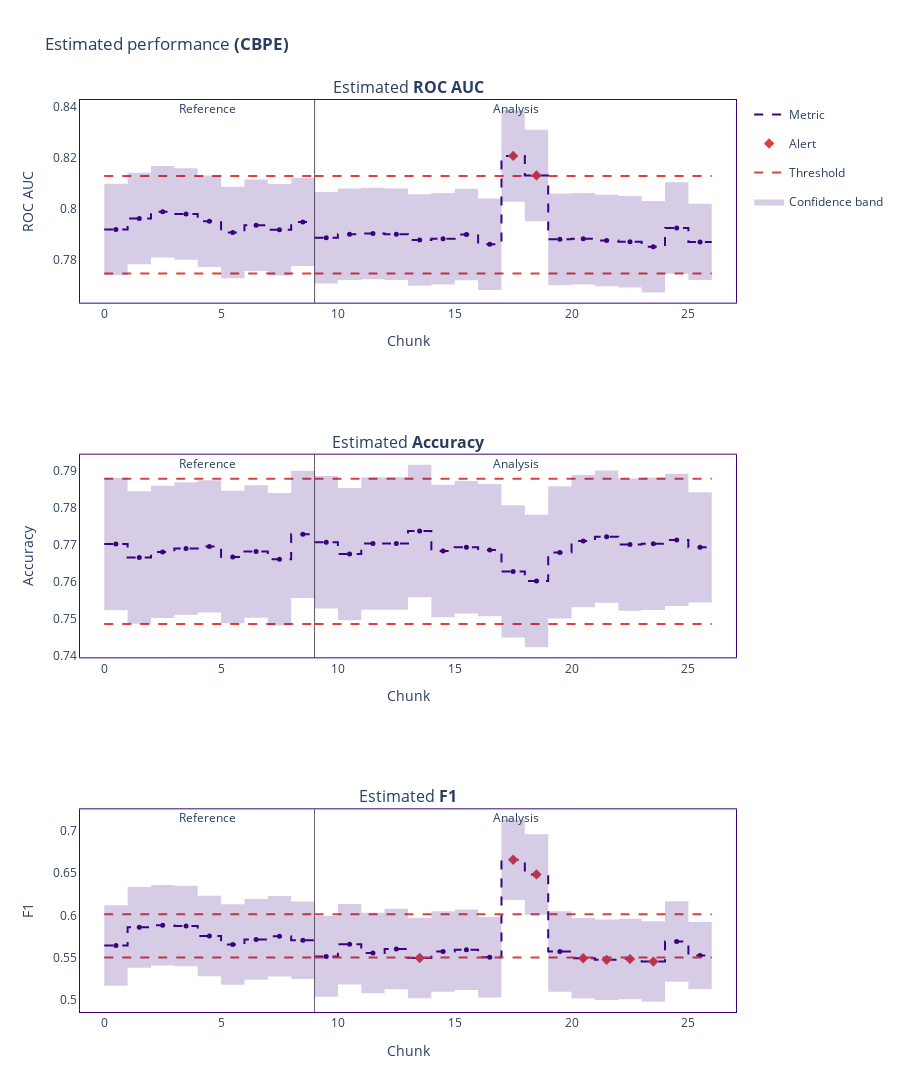

The notebook cell this image was saved under:
### Code cell
metric_fig = results_performance_estimation.plot()
metric_fig.show()

### Figure 1 — Plotly figure (JSON) as saved in the notebook; plotly's stock layout.template omitted (floating-point values rounded to 4 significant figures)
{"data": [{"hoverinfo": "skip", "legendgroup": "metric_reference", "line": {"color": "#3b0280", "dash": "dash", "shape": "hv", "width": 2}, "mode": "lines", "name": "Metric", "showlegend": true, "x": [0, 1, 2, 3, 4, 5, 6, 7, 8, 9], "y": [0.792, 0.7963, 0.7989, 0.798, 0.7952, 0.7908, 0.7937, 0.7919, 0.7949, 0.7949], "type": "scatter", "xaxis": "x", "yaxis": "y"}, {"customdata": [["Estimated <b>ROC AUC</b>", "<b style=\"color:#3b0280;line-height:60px\">Reference</b>", "", "[0:4999]", "Chunk index: <b>0</b>", 0.792, 0.0179], ["Estimated <b>ROC AUC</b>", "<b style=\"color:#3b0280;line-height:60px\">Reference</b>", "", "[5000:9999]", "Chunk index: <b>1</b>", 0.7963, 0.0179], ["Estimated <b>ROC AUC</b>", "<b style=\"color:#3b0280;line-height:60px\">Reference</b>", "", "[10000:14999]", "Chunk index: <b>2</b>", 0.7989, 0.0179], ["Estimated <b>ROC AUC</b>", "<b style=\"color:#3b0280;line-height:60px\">Reference</b>", "", "[15000:19999]", "Chunk index: <b>3</b>", 0.798, 0.0179], ["Estimated <b>ROC AUC</b>", "<b style=\"color:#3b0280;line-height:60px\">Reference</b>", "", "[20000:24999]", "Chunk index: <b>4</b>", 0.7952, 0.0179], ["Estimated <b>ROC AUC</b>", "<b style=\"color:#3b0280;line-height:60px\">Reference</b>", "", "[25000:29999]", "Chunk index: <b>5</b>", 0.7908, 0.0179], ["Estimated <b>ROC AUC</b>", "<b style=\"color:#3b0280;line-height:60px\">Reference</b>", "", "[30000:34999]", "Chunk index: <b>6</b>", 0.7937, 0.0179], ["Estimated <b>ROC AUC</b>", "<b style=\"color:#3b0280;line-height:60px\">Reference</b>", "", "[35000:39999]", "Chunk index: <b>7</b>", 0.7919, 0.0179], ["Estimated <b>ROC AUC</b>", "<b style=\"color:#3b0280;line-height:60px\">Reference</b>", "", "[40000:45404]", "Chunk index: <b>8</b>", 0.7949, 0.0172]], "hovertemplate": "%{customdata[1]} &nbsp; &nbsp; %{customdata[2]} <br />Chunk: <b>%{customdata[3]}</b> &nbsp; &nbsp; %{customdata[4]} <br />%{customdata[0]}: <b>%{customdata[5]}</b><br />Confidence band: +/- <b>%{customdata[6]}</b><br /><extra></extra>", "legendgroup": "metric_reference", "line": {"dash": "dash"}, "marker": {"color": "#3b0280", "size": 5, "symbol": "circle"}, "mode": "markers", "name": "Metric", "showlegend": false, "x": [0.5, 1.5, 2.5, 3.5, 4.5, 5.5, 6.5, 7.5, 8.5], "y": [0.792, 0.7963, 0.7989, 0.798, 0.7952, 0.7908, 0.7937, 0.7919, 0.7949, 0.7949], "type": "scatter", "xaxis": "x", "yaxis": "y"}, {"hoverinfo": "skip", "legendgroup": "metric_analysis", "line": {"color": "#3b0280", "dash": "dash", "shape": "hv", "width": 2}, "mode": "lines", "name": "Metric", "showlegend": false, "x": [9, 10, 11, 12, 13, 14, 15, 16, 17, 18, 19, 20, 21, 22, 23, 24, 25, 26], "y": [0.7888, 0.7901, 0.7905, 0.7902, 0.7879, 0.7884, 0.7901, 0.7862, 0.8207, 0.8131, 0.7881, 0.7884, 0.7877, 0.7872, 0.7852, 0.7926, 0.7872, 0.7872], "type": "scatter", "xaxis": "x", "yaxis": "y"}, {"customdata": [["Estimated <b>ROC AUC</b>", "<b style=\"color:#3b0280;line-height:60px\">Analysis</b>", "", "[0:4999]", "Chunk index: <b>0</b>", 0.7888, 0.0179], ["Estimated <b>ROC AUC</b>", "<b style=\"color:#3b0280;line-height:60px\">Analysis</b>", "", "[5000:9999]", "Chunk index: <b>1</b>", 0.7901, 0.0179], ["Estimated <b>ROC AUC</b>", "<b style=\"color:#3b0280;line-height:60px\">Analysis</b>", "", "[10000:14999]", "Chunk index: <b>2</b>", 0.7905, 0.0179], ["Estimated <b>ROC AUC</b>", "<b style=\"color:#3b0280;line-height:60px\">Analysis</b>", "", "[15000:19999]", "Chunk index: <b>3</b>", 0.7902, 0.0179], ["Estimated <b>ROC AUC</b>", "<b style=\"color:#3b0280;line-height:60px\">Analysis</b>", "", "[20000:24999]", "Chunk index: <b>4</b>", 0.7879, 0.0179], ["Estimated <b>ROC AUC</b>", "<b style=\"color:#3b0280;line-height:60px\">Analysis</b>", "", "[25000:29999]", "Chunk index: <b>5</b>", 0.7884, 0.0179], ["Estimated <b>ROC AUC</b>", "<b style=\"color:#3b0280;line-height:60px\">Analysis</b>", "", "[30000:34999]", "Chunk index: <b>6</b>", 0.7901, 0.0179], ["Estimated <b>ROC AUC</b>", "<b style=\"color:#3b0280;line-height:60px\">Analysis</b>", "", "[35000:39999]", "Chunk index: <b>7</b>", 0.7862, 0.0179], ["Estimated <b>ROC AUC</b>", "<b style=\"color:#3b0280;line-height:60px\">Analysis</b>", "<span style=\"color:#AD0000\">⚠ <b>Drift detected</b></span>", "[40000:44999]", "Chunk index: <b>8</b>", 0.8207, 0.0179], ["Estimated <b>ROC AUC</b>", "<b style=\"color:#3b0280;line-height:60px\">Analysis</b>", "<span style=\"color:#AD0000\">⚠ <b>Drift detected</b></span>", "[45000:49999]", "Chunk index: <b>9</b>", 0.8131, 0.0179], ["Estimated <b>ROC AUC</b>", "<b style=\"color:#3b0280;line-height:60px\">Analysis</b>", "", "[50000:54999]", "Chunk index: <b>10</b>", 0.7881, 0.0179], ["Estimated <b>ROC AUC</b>", "<b style=\"color:#3b0280;line-height:60px\">Analysis</b>", "", "[55000:59999]", "Chunk index: <b>11</b>", 0.7884, 0.0179], ["Estimated <b>ROC AUC</b>", "<b style=\"color:#3b0280;line-height:60px\">Analysis</b>", "", "[60000:64999]", "Chunk index: <b>12</b>", 0.7877, 0.0179], ["Estimated <b>ROC AUC</b>", "<b style=\"color:#3b0280;line-height:60px\">Analysis</b>", "", "[65000:69999]", "Chunk index: <b>13</b>", 0.7872, 0.0179], ["Estimated <b>ROC AUC</b>", "<b style=\"color:#3b0280;line-height:60px\">Analysis</b>", "", "[70000:74999]", "Chunk index: <b>14</b>", 0.7852, 0.0179], ["Estimated <b>ROC AUC</b>", "<b style=\"color:#3b0280;line-height:60px\">Analysis</b>", "", "[75000:79999]", "Chunk index: <b>15</b>", 0.7926, 0.0179], ["Estimated <b>ROC AUC</b>", "<b style=\"color:#3b0280;line-height:60px\">Analysis</b>", "", "[80000:87204]", "Chunk index: <b>16</b>", 0.7872, 0.0149]], "hovertemplate": "%{customdata[1]} &nbsp; &nbsp; %{customdata[2]} <br />Chunk: <b>%{customdata[3]}</b> &nbsp; &nbsp; %{customdata[4]} <br />%{customdata[0]}: <b>%{customdata[5]}</b><br />Confidence band: +/- <b>%{customdata[6]}</b><br /><extra></extra>", "legendgroup": "metric_analysis", "line": {"dash": "dash"}, "marker": {"color": "#3b0280", "size": 5, "symbol": "circle"}, "mode": "markers", "name": "Metric", "showlegend": false, "x": [9.5, 10.5, 11.5, 12.5, 13.5, 14.5, 15.5, 16.5, 17.5, 18.5, 19.5, 20.5, 21.5, 22.5, 23.5, 24.5, 25.5], "y": [0.7888, 0.7901, 0.7905, 0.7902, 0.7879, 0.7884, 0.7901, 0.7862, 0.8207, 0.8131, 0.7881, 0.7884, 0.7877, 0.7872, 0.7852, 0.7926, 0.7872, 0.7872], "type": "scatter", "xaxis": "x", "yaxis": "y"}, {"hoverinfo": "skip", "legendgroup": "alert", "marker": {"color": "#DD4040", "size": 8, "symbol": "diamond"}, "mode": "markers", "name": "Alert", "showlegend": true, "x": [17.5, 18.5], "y": [0.8207, 0.8131], "type": "scatter", "xaxis": "x", "yaxis": "y"}, {"hoverinfo": "skip", "legendgroup": "thresh", "line": {"color": "#DD4040", "dash": "dash", "width": 2}, "mode": "lines", "name": "Threshold", "showlegend": true, "x": [0, 1, 2, 3, 4, 5, 6, 7, 8, 9], "y": [0.8129, 0.8129, 0.8129, 0.8129, 0.8129, 0.8129, 0.8129, 0.8129, 0.8129, 0.8129], "type": "scatter", "xaxis": "x", "yaxis": "y"}, {"hoverinfo": "skip", "legendgroup": "thresh", "line": {"color": "#DD4040", "dash": "dash", "width": 2}, "mode": "lines", "name": "Threshold", "showlegend": false, "x": [0, 1, 2, 3, 4, 5, 6, 7, 8, 9], "y": [0.7748, 0.7748, 0.7748, 0.7748, 0.7748, 0.7748, 0.7748, 0.7748, 0.7748, 0.7748], "type": "scatter", "xaxis": "x", "yaxis": "y"}, {"hoverinfo": "skip", "legendgroup": "thresh", "line": {"color": "#DD4040", "dash": "dash", "width": 2}, "mode": "lines", "name": "Threshold", "showlegend": false, "x": [9, 10, 11, 12, 13, 14, 15, 16, 17, 18, 19, 20, 21, 22, 23, 24, 25, 26], "y": [0.8129, 0.8129, 0.8129, 0.8129, 0.8129, 0.8129, 0.8129, 0.8129, 0.8129, 0.8129, 0.8129, 0.8129, 0.8129, 0.8129, 0.8129, 0.8129, 0.8129, 0.8129], "type": "scatter", "xaxis": "x", "yaxis": "y"}, {"hoverinfo": "skip", "legendgroup": "thresh", "line": {"color": "#DD4040", "dash": "dash", "width": 2}, "mode": "lines", "name": "Threshold", "showlegend": false, "x": [9, 10, 11, 12, 13, 14, 15, 16, 17, 18, 19, 20, 21, 22, 23, 24, 25, 26], "y": [0.7748, 0.7748, 0.7748, 0.7748, 0.7748, 0.7748, 0.7748, 0.7748, 0.7748, 0.7748, 0.7748, 0.7748, 0.7748, 0.7748, 0.7748, 0.7748, 0.7748, 0.7748], "type": "scatter", "xaxis": "x", "yaxis": "y"}, {"hoverinfo": "skip", "line": {"color": "rgba(0,0,0,0)", "shape": "hv"}, "mode": "lines", "name": "Confidence band", "showlegend": false, "x": [0, 1, 2, 3, 4, 5, 6, 7, 8, 9], "y": [0.8098, 0.8142, 0.8167, 0.8159, 0.8131, 0.8086, 0.8116, 0.8098, 0.8121, 0.8121], "type": "scatter", "xaxis": "x", "yaxis": "y"}, {"fill": "tonexty", "fillcolor": "rgba(0.23137254901960785, 0.00784313725490196, 0.5019607843137255, 0.2)", "hoverinfo": "skip", "line": {"color": "rgba(0,0,0,0)", "shape": "hv"}, "mode": "lines", "name": "Confidence band", "showlegend": true, "x": [0, 1, 2, 3, 4, 5, 6, 7, 8, 9], "y": [0.7741, 0.7784, 0.781, 0.7802, 0.7773, 0.7729, 0.7758, 0.7741, 0.7778, 0.7778], "type": "scatter", "xaxis": "x", "yaxis": "y"}, {"hoverinfo": "skip", "line": {"color": "rgba(0,0,0,0)", "shape": "hv"}, "mode": "lines", "name": "Confidence band", "showlegend": false, "x": [9, 10, 11, 12, 13, 14, 15, 16, 17, 18, 19, 20, 21, 22, 23, 24, 25, 26], "y": [0.8067, 0.808, 0.8083, 0.808, 0.8058, 0.8063, 0.8079, 0.8041, 0.8386, 0.831, 0.806, 0.8062, 0.8056, 0.805, 0.8031, 0.8105, 0.802, 0.802], "type": "scatter", "xaxis": "x", "yaxis": "y"}, {"fill": "tonexty", "fillcolor": "rgba(0.23137254901960785, 0.00784313725490196, 0.5019607843137255, 0.2)", "hoverinfo": "skip", "line": {"color": "rgba(0,0,0,0)", "shape": "hv"}, "mode": "lines", "name": "Confidence band", "showlegend": false, "x": [9, 10, 11, 12, 13, 14, 15, 16, 17, 18, 19, 20, 21, 22, 23, 24, 25, 26], "y": [0.7709, 0.7722, 0.7726, 0.7723, 0.7701, 0.7706, 0.7722, 0.7684, 0.8029, 0.7952, 0.7703, 0.7705, 0.7699, 0.7693, 0.7674, 0.7748, 0.7723, 0.7723], "type": "scatter", "xaxis": "x", "yaxis": "y"}, {"hoverinfo": "skip", "legendgroup": "metric_reference", "line": {"color": "#3b0280", "dash": "dash", "shape": "hv", "width": 2}, "mode": "lines", "name": "Metric", "showlegend": false, "x": [0, 1, 2, 3, 4, 5, 6, 7, 8, 9], "y": [0.7702, 0.7666, 0.7681, 0.769, 0.7696, 0.7667, 0.7682, 0.7661, 0.7728, 0.7728], "type": "scatter", "xaxis": "x2", "yaxis": "y2"}, {"customdata": [["Estimated <b>Accuracy</b>", "<b style=\"color:#3b0280;line-height:60px\">Reference</b>", "", "[0:4999]", "Chunk index: <b>0</b>", 0.7702, 0.0179], ["Estimated <b>Accuracy</b>", "<b style=\"color:#3b0280;line-height:60px\">Reference</b>", "", "[5000:9999]", "Chunk index: <b>1</b>", 0.7666, 0.0179], ["Estimated <b>Accuracy</b>", "<b style=\"color:#3b0280;line-height:60px\">Reference</b>", "", "[10000:14999]", "Chunk index: <b>2</b>", 0.7681, 0.0179], ["Estimated <b>Accuracy</b>", "<b style=\"color:#3b0280;line-height:60px\">Reference</b>", "", "[15000:19999]", "Chunk index: <b>3</b>", 0.769, 0.0179], ["Estimated <b>Accuracy</b>", "<b style=\"color:#3b0280;line-height:60px\">Reference</b>", "", "[20000:24999]", "Chunk index: <b>4</b>", 0.7696, 0.0179], ["Estimated <b>Accuracy</b>", "<b style=\"color:#3b0280;line-height:60px\">Reference</b>", "", "[25000:29999]", "Chunk index: <b>5</b>", 0.7667, 0.0179], ["Estimated <b>Accuracy</b>", "<b style=\"color:#3b0280;line-height:60px\">Reference</b>", "", "[30000:34999]", "Chunk index: <b>6</b>", 0.7682, 0.0179], ["Estimated <b>Accuracy</b>", "<b style=\"color:#3b0280;line-height:60px\">Reference</b>", "", "[35000:39999]", "Chunk index: <b>7</b>", 0.7661, 0.0179], ["Estimated <b>Accuracy</b>", "<b style=\"color:#3b0280;line-height:60px\">Reference</b>", "", "[40000:45404]", "Chunk index: <b>8</b>", 0.7728, 0.0172]], "hovertemplate": "%{customdata[1]} &nbsp; &nbsp; %{customdata[2]} <br />Chunk: <b>%{customdata[3]}</b> &nbsp; &nbsp; %{customdata[4]} <br />%{customdata[0]}: <b>%{customdata[5]}</b><br />Confidence band: +/- <b>%{customdata[6]}</b><br /><extra></extra>", "legendgroup": "metric_reference", "line": {"dash": "dash"}, "marker": {"color": "#3b0280", "size": 5, "symbol": "circle"}, "mode": "markers", "name": "Metric", "showlegend": false, "x": [0.5, 1.5, 2.5, 3.5, 4.5, 5.5, 6.5, 7.5, 8.5], "y": [0.7702, 0.7666, 0.7681, 0.769, 0.7696, 0.7667, 0.7682, 0.7661, 0.7728, 0.7728], "type": "scatter", "xaxis": "x2", "yaxis": "y2"}, {"hoverinfo": "skip", "legendgroup": "metric_analysis", "line": {"color": "#3b0280", "dash": "dash", "shape": "hv", "width": 2}, "mode": "lines", "name": "Metric", "showlegend": false, "x": [9, 10, 11, 12, 13, 14, 15, 16, 17, 18, 19, 20, 21, 22, 23, 24, 25, 26], "y": [0.7707, 0.7675, 0.7704, 0.7704, 0.7738, 0.7684, 0.7694, 0.7686, 0.7628, 0.7602, 0.768, 0.771, 0.7722, 0.7701, 0.7703, 0.7714, 0.7694, 0.7694], "type": "scatter", "xaxis": "x2", "yaxis": "y2"}, {"customdata": [["Estimated <b>Accuracy</b>", "<b style=\"color:#3b0280;line-height:60px\">Analysis</b>", "", "[0:4999]", "Chunk index: <b>0</b>", 0.7707, 0.0179], ["Estimated <b>Accuracy</b>", "<b style=\"color:#3b0280;line-height:60px\">Analysis</b>", "", "[5000:9999]", "Chunk index: <b>1</b>", 0.7675, 0.0179], ["Estimated <b>Accuracy</b>", "<b style=\"color:#3b0280;line-height:60px\">Analysis</b>", "", "[10000:14999]", "Chunk index: <b>2</b>", 0.7704, 0.0179], ["Estimated <b>Accuracy</b>", "<b style=\"color:#3b0280;line-height:60px\">Analysis</b>", "", "[15000:19999]", "Chunk index: <b>3</b>", 0.7704, 0.0179], ["Estimated <b>Accuracy</b>", "<b style=\"color:#3b0280;line-height:60px\">Analysis</b>", "", "[20000:24999]", "Chunk index: <b>4</b>", 0.7738, 0.0179], ["Estimated <b>Accuracy</b>", "<b style=\"color:#3b0280;line-height:60px\">Analysis</b>", "", "[25000:29999]", "Chunk index: <b>5</b>", 0.7684, 0.0179], ["Estimated <b>Accuracy</b>", "<b style=\"color:#3b0280;line-height:60px\">Analysis</b>", "", "[30000:34999]", "Chunk index: <b>6</b>", 0.7694, 0.0179], ["Estimated <b>Accuracy</b>", "<b style=\"color:#3b0280;line-height:60px\">Analysis</b>", "", "[35000:39999]", "Chunk index: <b>7</b>", 0.7686, 0.0179], ["Estimated <b>Accuracy</b>", "<b style=\"color:#3b0280;line-height:60px\">Analysis</b>", "", "[40000:44999]", "Chunk index: <b>8</b>", 0.7628, 0.0179], ["Estimated <b>Accuracy</b>", "<b style=\"color:#3b0280;line-height:60px\">Analysis</b>", "", "[45000:49999]", "Chunk index: <b>9</b>", 0.7602, 0.0179], ["Estimated <b>Accuracy</b>", "<b style=\"color:#3b0280;line-height:60px\">Analysis</b>", "", "[50000:54999]", "Chunk index: <b>10</b>", 0.768, 0.0179], ["Estimated <b>Accuracy</b>", "<b style=\"color:#3b0280;line-height:60px\">Analysis</b>", "", "[55000:59999]", "Chunk index: <b>11</b>", 0.771, 0.0179], ["Estimated <b>Accuracy</b>", "<b style=\"color:#3b0280;line-height:60px\">Analysis</b>", "", "[60000:64999]", "Chunk index: <b>12</b>", 0.7722, 0.0179], ["Estimated <b>Accuracy</b>", "<b style=\"color:#3b0280;line-height:60px\">Analysis</b>", "", "[65000:69999]", "Chunk index: <b>13</b>", 0.7701, 0.0179], ["Estimated <b>Accuracy</b>", "<b style=\"color:#3b0280;line-height:60px\">Analysis</b>", "", "[70000:74999]", "Chunk index: <b>14</b>", 0.7703, 0.0179], ["Estimated <b>Accuracy</b>", "<b style=\"color:#3b0280;line-height:60px\">Analysis</b>", "", "[75000:79999]", "Chunk index: <b>15</b>", 0.7714, 0.0179], ["Estimated <b>Accuracy</b>", "<b style=\"color:#3b0280;line-height:60px\">Analysis</b>", "", "[80000:87204]", "Chunk index: <b>16</b>", 0.7694, 0.0149]], "hovertemplate": "%{customdata[1]} &nbsp; &nbsp; %{customdata[2]} <br />Chunk: <b>%{customdata[3]}</b> &nbsp; &nbsp; %{customdata[4]} <br />%{customdata[0]}: <b>%{customdata[5]}</b><br />Confidence band: +/- <b>%{customdata[6]}</b><br /><extra></extra>", "legendgroup": "metric_analysis", "line": {"dash": "dash"}, "marker": {"color": "#3b0280", "size": 5, "symbol": "circle"}, "mode": "markers", "name": "Metric", "showlegend": false, "x": [9.5, 10.5, 11.5, 12.5, 13.5, 14.5, 15.5, 16.5, 17.5, 18.5, 19.5, 20.5, 21.5, 22.5, 23.5, 24.5, 25.5], "y": [0.7707, 0.7675, 0.7704, 0.7704, 0.7738, 0.7684, 0.7694, 0.7686, 0.7628, 0.7602, 0.768, 0.771, 0.7722, 0.7701, 0.7703, 0.7714, 0.7694, 0.7694], "type": "scatter", "xaxis": "x2", "yaxis": "y2"}, {"hoverinfo": "skip", "legendgroup": "alert", "marker": {"color": "#DD4040", "size": 8, "symbol": "diamond"}, "mode": "markers", "name": "Alert", "showlegend": false, "x": [], "y": [], "type": "scatter", "xaxis": "x2", "yaxis": "y2"}, {"hoverinfo": "skip", "legendgroup": "thresh", "line": {"color": "#DD4040", "dash": "dash", "width": 2}, "mode": "lines", "name": "Threshold", "showlegend": false, "x": [0, 1, 2, 3, 4, 5, 6, 7, 8, 9], "y": [0.7879, 0.7879, 0.7879, 0.7879, 0.7879, 0.7879, 0.7879, 0.7879, 0.7879, 0.7879], "type": "scatter", "xaxis": "x2", "yaxis": "y2"}, {"hoverinfo": "skip", "legendgroup": "thresh", "line": {"color": "#DD4040", "dash": "dash", "width": 2}, "mode": "lines", "name": "Threshold", "showlegend": false, "x": [0, 1, 2, 3, 4, 5, 6, 7, 8, 9], "y": [0.7486, 0.7486, 0.7486, 0.7486, 0.7486, 0.7486, 0.7486, 0.7486, 0.7486, 0.7486], "type": "scatter", "xaxis": "x2", "yaxis": "y2"}, {"hoverinfo": "skip", "legendgroup": "thresh", "line": {"color": "#DD4040", "dash": "dash", "width": 2}, "mode": "lines", "name": "Threshold", "showlegend": false, "x": [9, 10, 11, 12, 13, 14, 15, 16, 17, 18, 19, 20, 21, 22, 23, 24, 25, 26], "y": [0.7879, 0.7879, 0.7879, 0.7879, 0.7879, 0.7879, 0.7879, 0.7879, 0.7879, 0.7879, 0.7879, 0.7879, 0.7879, 0.7879, 0.7879, 0.7879, 0.7879, 0.7879], "type": "scatter", "xaxis": "x2", "yaxis": "y2"}, {"hoverinfo": "skip", "legendgroup": "thresh", "line": {"color": "#DD4040", "dash": "dash", "width": 2}, "mode": "lines", "name": "Threshold", "showlegend": false, "x": [9, 10, 11, 12, 13, 14, 15, 16, 17, 18, 19, 20, 21, 22, 23, 24, 25, 26], "y": [0.7486, 0.7486, 0.7486, 0.7486, 0.7486, 0.7486, 0.7486, 0.7486, 0.7486, 0.7486, 0.7486, 0.7486, 0.7486, 0.7486, 0.7486, 0.7486, 0.7486, 0.7486], "type": "scatter", "xaxis": "x2", "yaxis": "y2"}, {"hoverinfo": "skip", "line": {"color": "rgba(0,0,0,0)", "shape": "hv"}, "mode": "lines", "name": "Confidence band", "showlegend": false, "x": [0, 1, 2, 3, 4, 5, 6, 7, 8, 9], "y": [0.7881, 0.7845, 0.786, 0.7869, 0.7875, 0.7846, 0.7861, 0.784, 0.7901, 0.7901], "type": "scatter", "xaxis": "x2", "yaxis": "y2"}, {"fill": "tonexty", "fillcolor": "rgba(0.23137254901960785, 0.00784313725490196, 0.5019607843137255, 0.2)", "hoverinfo": "skip", "line": {"color": "rgba(0,0,0,0)", "shape": "hv"}, "mode": "lines", "name": "Confidence band", "showlegend": false, "x": [0, 1, 2, 3, 4, 5, 6, 7, 8, 9], "y": [0.7523, 0.7487, 0.7502, 0.7511, 0.7517, 0.7488, 0.7503, 0.7482, 0.7556, 0.7556], "type": "scatter", "xaxis": "x2", "yaxis": "y2"}, {"hoverinfo": "skip", "line": {"color": "rgba(0,0,0,0)", "shape": "hv"}, "mode": "lines", "name": "Confidence band", "showlegend": false, "x": [9, 10, 11, 12, 13, 14, 15, 16, 17, 18, 19, 20, 21, 22, 23, 24, 25, 26], "y": [0.7886, 0.7854, 0.7883, 0.7883, 0.7917, 0.7863, 0.7873, 0.7865, 0.7807, 0.7781, 0.7859, 0.7889, 0.7901, 0.788, 0.7882, 0.7893, 0.7843, 0.7843], "type": "scatter", "xaxis": "x2", "yaxis": "y2"}, {"fill": "tonexty", "fillcolor": "rgba(0.23137254901960785, 0.00784313725490196, 0.5019607843137255, 0.2)", "hoverinfo": "skip", "line": {"color": "rgba(0,0,0,0)", "shape": "hv"}, "mode": "lines", "name": "Confidence band", "showlegend": false, "x": [9, 10, 11, 12, 13, 14, 15, 16, 17, 18, 19, 20, 21, 22, 23, 24, 25, 26], "y": [0.7528, 0.7496, 0.7525, 0.7525, 0.7559, 0.7505, 0.7515, 0.7507, 0.7449, 0.7423, 0.7501, 0.7531, 0.7543, 0.7522, 0.7524, 0.7535, 0.7544, 0.7544], "type": "scatter", "xaxis": "x2", "yaxis": "y2"}, {"hoverinfo": "skip", "legendgroup": "metric_reference", "line": {"color": "#3b0280", "dash": "dash", "shape": "hv", "width": 2}, "mode": "lines", "name": "Metric", "showlegend": false, "x": [0, 1, 2, 3, 4, 5, 6, 7, 8, 9], "y": [0.5643, 0.5858, 0.5882, 0.5874, 0.5756, 0.5656, 0.5716, 0.5752, 0.5705, 0.5705], "type": "scatter", "xaxis": "x3", "yaxis": "y3"}, {"customdata": [["Estimated <b>F1</b>", "<b style=\"color:#3b0280;line-height:60px\">Reference</b>", "", "[0:4999]", "Chunk index: <b>0</b>", 0.5643, 0.0476], ["Estimated <b>F1</b>", "<b style=\"color:#3b0280;line-height:60px\">Reference</b>", "", "[5000:9999]", "Chunk index: <b>1</b>", 0.5858, 0.0476], ["Estimated <b>F1</b>", "<b style=\"color:#3b0280;line-height:60px\">Reference</b>", "", "[10000:14999]", "Chunk index: <b>2</b>", 0.5882, 0.0476], ["Estimated <b>F1</b>", "<b style=\"color:#3b0280;line-height:60px\">Reference</b>", "", "[15000:19999]", "Chunk index: <b>3</b>", 0.5874, 0.0476], ["Estimated <b>F1</b>", "<b style=\"color:#3b0280;line-height:60px\">Reference</b>", "", "[20000:24999]", "Chunk index: <b>4</b>", 0.5756, 0.0476], ["Estimated <b>F1</b>", "<b style=\"color:#3b0280;line-height:60px\">Reference</b>", "", "[25000:29999]", "Chunk index: <b>5</b>", 0.5656, 0.0476], ["Estimated <b>F1</b>", "<b style=\"color:#3b0280;line-height:60px\">Reference</b>", "", "[30000:34999]", "Chunk index: <b>6</b>", 0.5716, 0.0476], ["Estimated <b>F1</b>", "<b style=\"color:#3b0280;line-height:60px\">Reference</b>", "", "[35000:39999]", "Chunk index: <b>7</b>", 0.5752, 0.0476], ["Estimated <b>F1</b>", "<b style=\"color:#3b0280;line-height:60px\">Reference</b>", "", "[40000:45404]", "Chunk index: <b>8</b>", 0.5705, 0.0457]], "hovertemplate": "%{customdata[1]} &nbsp; &nbsp; %{customdata[2]} <br />Chunk: <b>%{customdata[3]}</b> &nbsp; &nbsp; %{customdata[4]} <br />%{customdata[0]}: <b>%{customdata[5]}</b><br />Confidence band: +/- <b>%{customdata[6]}</b><br /><extra></extra>", "legendgroup": "metric_reference", "line": {"dash": "dash"}, "marker": {"color": "#3b0280", "size": 5, "symbol": "circle"}, "mode": "markers", "name": "Metric", "showlegend": false, "x": [0.5, 1.5, 2.5, 3.5, 4.5, 5.5, 6.5, 7.5, 8.5], "y": [0.5643, 0.5858, 0.5882, 0.5874, 0.5756, 0.5656, 0.5716, 0.5752, 0.5705, 0.5705], "type": "scatter", "xaxis": "x3", "yaxis": "y3"}, {"hoverinfo": "skip", "legendgroup": "metric_analysis", "line": {"color": "#3b0280", "dash": "dash", "shape": "hv", "width": 2}, "mode": "lines", "name": "Metric", "showlegend": false, "x": [9, 10, 11, 12, 13, 14, 15, 16, 17, 18, 19, 20, 21, 22, 23, 24, 25, 26], "y": [0.5515, 0.5658, 0.5554, 0.5601, 0.5496, 0.5572, 0.5593, 0.5505, 0.6656, 0.6483, 0.5573, 0.5492, 0.5474, 0.5483, 0.5454, 0.569, 0.5525, 0.5525], "type": "scatter", "xaxis": "x3", "yaxis": "y3"}, {"customdata": [["Estimated <b>F1</b>", "<b style=\"color:#3b0280;line-height:60px\">Analysis</b>", "", "[0:4999]", "Chunk index: <b>0</b>", 0.5515, 0.0476], ["Estimated <b>F1</b>", "<b style=\"color:#3b0280;line-height:60px\">Analysis</b>", "", "[5000:9999]", "Chunk index: <b>1</b>", 0.5658, 0.0476], ["Estimated <b>F1</b>", "<b style=\"color:#3b0280;line-height:60px\">Analysis</b>", "", "[10000:14999]", "Chunk index: <b>2</b>", 0.5554, 0.0476], ["Estimated <b>F1</b>", "<b style=\"color:#3b0280;line-height:60px\">Analysis</b>", "", "[15000:19999]", "Chunk index: <b>3</b>", 0.5601, 0.0476], ["Estimated <b>F1</b>", "<b style=\"color:#3b0280;line-height:60px\">Analysis</b>", "<span style=\"color:#AD0000\">⚠ <b>Drift detected</b></span>", "[20000:24999]", "Chunk index: <b>4</b>", 0.5496, 0.0476], ["Estimated <b>F1</b>", "<b style=\"color:#3b0280;line-height:60px\">Analysis</b>", "", "[25000:29999]", "Chunk index: <b>5</b>", 0.5572, 0.0476], ["Estimated <b>F1</b>", "<b style=\"color:#3b0280;line-height:60px\">Analysis</b>", "", "[30000:34999]", "Chunk index: <b>6</b>", 0.5593, 0.0476], ["Estimated <b>F1</b>", "<b style=\"color:#3b0280;line-height:60px\">Analysis</b>", "", "[35000:39999]", "Chunk index: <b>7</b>", 0.5505, 0.0476], ["Estimated <b>F1</b>", "<b style=\"color:#3b0280;line-height:60px\">Analysis</b>", "<span style=\"color:#AD0000\">⚠ <b>Drift detected</b></span>", "[40000:44999]", "Chunk index: <b>8</b>", 0.6656, 0.0476], ["Estimated <b>F1</b>", "<b style=\"color:#3b0280;line-height:60px\">Analysis</b>", "<span style=\"color:#AD0000\">⚠ <b>Drift detected</b></span>", "[45000:49999]", "Chunk index: <b>9</b>", 0.6483, 0.0476], ["Estimated <b>F1</b>", "<b style=\"color:#3b0280;line-height:60px\">Analysis</b>", "", "[50000:54999]", "Chunk index: <b>10</b>", 0.5573, 0.0476], ["Estimated <b>F1</b>", "<b style=\"color:#3b0280;line-height:60px\">Analysis</b>", "<span style=\"color:#AD0000\">⚠ <b>Drift detected</b></span>", "[55000:59999]", "Chunk index: <b>11</b>", 0.5492, 0.0476], ["Estimated <b>F1</b>", "<b style=\"color:#3b0280;line-height:60px\">Analysis</b>", "<span style=\"color:#AD0000\">⚠ <b>Drift detected</b></span>", "[60000:64999]", "Chunk index: <b>12</b>", 0.5474, 0.0476], ["Estimated <b>F1</b>", "<b style=\"color:#3b0280;line-height:60px\">Analysis</b>", "<span style=\"color:#AD0000\">⚠ <b>Drift detected</b></span>", "[65000:69999]", "Chunk index: <b>13</b>", 0.5483, 0.0476], ["Estimated <b>F1</b>", "<b style=\"color:#3b0280;line-height:60px\">Analysis</b>", "<span style=\"color:#AD0000\">⚠ <b>Drift detected</b></span>", "[70000:74999]", "Chunk index: <b>14</b>", 0.5454, 0.0476], ["Estimated <b>F1</b>", "<b style=\"color:#3b0280;line-height:60px\">Analysis</b>", "", "[75000:79999]", "Chunk index: <b>15</b>", 0.569, 0.0476], ["Estimated <b>F1</b>", "<b style=\"color:#3b0280;line-height:60px\">Analysis</b>", "", "[80000:87204]", "Chunk index: <b>16</b>", 0.5525, 0.0396]], "hovertemplate": "%{customdata[1]} &nbsp; &nbsp; %{customdata[2]} <br />Chunk: <b>%{customdata[3]}</b> &nbsp; &nbsp; %{customdata[4]} <br />%{customdata[0]}: <b>%{customdata[5]}</b><br />Confidence band: +/- <b>%{customdata[6]}</b><br /><extra></extra>", "legendgroup": "metric_analysis", "line": {"dash": "dash"}, "marker": {"color": "#3b0280", "size": 5, "symbol": "circle"}, "mode": "markers", "name": "Metric", "showlegend": false, "x": [9.5, 10.5, 11.5, 12.5, 13.5, 14.5, 15.5, 16.5, 17.5, 18.5, 19.5, 20.5, 21.5, 22.5, 23.5, 24.5, 25.5], "y": [0.5515, 0.5658, 0.5554, 0.5601, 0.5496, 0.5572, 0.5593, 0.5505, 0.6656, 0.6483, 0.5573, 0.5492, 0.5474, 0.5483, 0.5454, 0.569, 0.5525, 0.5525], "type": "scatter", "xaxis": "x3", "yaxis": "y3"}, {"hoverinfo": "skip", "legendgroup": "alert", "marker": {"color": "#DD4040", "size": 8, "symbol": "diamond"}, "mode": "markers", "name": "Alert", "showlegend": false, "x": [13.5, 17.5, 18.5, 20.5, 21.5, 22.5, 23.5], "y": [0.5496, 0.6656, 0.6483, 0.5492, 0.5474, 0.5483, 0.5454], "type": "scatter", "xaxis": "x3", "yaxis": "y3"}, {"hoverinfo": "skip", "legendgroup": "thresh", "line": {"color": "#DD4040", "dash": "dash", "width": 2}, "mode": "lines", "name": "Threshold", "showlegend": false, "x": [0, 1, 2, 3, 4, 5, 6, 7, 8, 9], "y": [0.6011, 0.6011, 0.6011, 0.6011, 0.6011, 0.6011, 0.6011, 0.6011, 0.6011, 0.6011], "type": "scatter", "xaxis": "x3", "yaxis": "y3"}, {"hoverinfo": "skip", "legendgroup": "thresh", "line": {"color": "#DD4040", "dash": "dash", "width": 2}, "mode": "lines", "name": "Threshold", "showlegend": false, "x": [0, 1, 2, 3, 4, 5, 6, 7, 8, 9], "y": [0.55, 0.55, 0.55, 0.55, 0.55, 0.55, 0.55, 0.55, 0.55, 0.55], "type": "scatter", "xaxis": "x3", "yaxis": "y3"}, {"hoverinfo": "skip", "legendgroup": "thresh", "line": {"color": "#DD4040", "dash": "dash", "width": 2}, "mode": "lines", "name": "Threshold", "showlegend": false, "x": [9, 10, 11, 12, 13, 14, 15, 16, 17, 18, 19, 20, 21, 22, 23, 24, 25, 26], "y": [0.6011, 0.6011, 0.6011, 0.6011, 0.6011, 0.6011, 0.6011, 0.6011, 0.6011, 0.6011, 0.6011, 0.6011, 0.6011, 0.6011, 0.6011, 0.6011, 0.6011, 0.6011], "type": "scatter", "xaxis": "x3", "yaxis": "y3"}, {"hoverinfo": "skip", "legendgroup": "thresh", "line": {"color": "#DD4040", "dash": "dash", "width": 2}, "mode": "lines", "name": "Threshold", "showlegend": false, "x": [9, 10, 11, 12, 13, 14, 15, 16, 17, 18, 19, 20, 21, 22, 23, 24, 25, 26], "y": [0.55, 0.55, 0.55, 0.55, 0.55, 0.55, 0.55, 0.55, 0.55, 0.55, 0.55, 0.55, 0.55, 0.55, 0.55, 0.55, 0.55, 0.55], "type": "scatter", "xaxis": "x3", "yaxis": "y3"}, {"hoverinfo": "skip", "line": {"color": "rgba(0,0,0,0)", "shape": "hv"}, "mode": "lines", "name": "Confidence band", "showlegend": false, "x": [0, 1, 2, 3, 4, 5, 6, 7, 8, 9], "y": [0.6119, 0.6334, 0.6358, 0.635, 0.6231, 0.6132, 0.6191, 0.6228, 0.6163, 0.6163], "type": "scatter", "xaxis": "x3", "yaxis": "y3"}, {"fill": "tonexty", "fillcolor": "rgba(0.23137254901960785, 0.00784313725490196, 0.5019607843137255, 0.2)", "hoverinfo": "skip", "line": {"color": "rgba(0,0,0,0)", "shape": "hv"}, "mode": "lines", "name": "Confidence band", "showlegend": false, "x": [0, 1, 2, 3, 4, 5, 6, 7, 8, 9], "y": [0.5168, 0.5382, 0.5406, 0.5399, 0.528, 0.5181, 0.524, 0.5276, 0.5248, 0.5248], "type": "scatter", "xaxis": "x3", "yaxis": "y3"}, {"hoverinfo": "skip", "line": {"color": "rgba(0,0,0,0)", "shape": "hv"}, "mode": "lines", "name": "Confidence band", "showlegend": false, "x": [9, 10, 11, 12, 13, 14, 15, 16, 17, 18, 19, 20, 21, 22, 23, 24, 25, 26], "y": [0.5991, 0.6133, 0.603, 0.6077, 0.5971, 0.6048, 0.6068, 0.5981, 0.7132, 0.6959, 0.6049, 0.5968, 0.595, 0.5959, 0.5929, 0.6166, 0.5921, 0.5921], "type": "scatter", "xaxis": "x3", "yaxis": "y3"}, {"fill": "tonexty", "fillcolor": "rgba(0.23137254901960785, 0.00784313725490196, 0.5019607843137255, 0.2)", "hoverinfo": "skip", "line": {"color": "rgba(0,0,0,0)", "shape": "hv"}, "mode": "lines", "name": "Confidence band", "showlegend": false, "x": [9, 10, 11, 12, 13, 14, 15, 16, 17, 18, 19, 20, 21, 22, 23, 24, 25, 26], "y": [0.5039, 0.5182, 0.5079, 0.5126, 0.502, 0.5096, 0.5117, 0.5029, 0.6181, 0.6007, 0.5098, 0.5017, 0.4999, 0.5007, 0.4978, 0.5215, 0.5128, 0.5128], "type": "scatter", "xaxis": "x3", "yaxis": "y3"}], "layout": {"height": 1500.0, "hoverlabel": {"bgcolor": "white", "font": {"size": 14}}, "legend": {"itemclick": false, "itemdoubleclick": false, "traceorder": "grouped"}, "paper_bgcolor": "rgba(255,255,255,1)", "plot_bgcolor": "rgba(255,255,255,1)", "title": {"text": "Estimated performance <b>(CBPE)</b>"}, "xaxis": {"linecolor": "#3b0280", "mirror": true, "showgrid": false, "title": {"text": "Chunk"}, "zeroline": false, "anchor": "y", "domain": [0.0, 1.0], "matches": "x"}, "yaxis": {"linecolor": "#3b0280", "mirror": true, "showgrid": false, "title": {"text": "ROC AUC"}, "zeroline": false, "anchor": "x", "domain": [0.7778, 1.0]}, "xaxis2": {"anchor": "y2", "domain": [0.0, 1.0], "linecolor": "#3b0280", "showgrid": false, "mirror": true, "zeroline": false, "matches": "x", "title": {"text": "Chunk"}}, "yaxis2": {"anchor": "x2", "domain": [0.3889, 0.6111], "linecolor": "#3b0280", "showgrid": false, "title": {"text": "Accuracy"}, "mirror": true, "zeroline": false}, "xaxis3": {"anchor": "y3", "domain": [0.0, 1.0], "linecolor": "#3b0280", "showgrid": false, "mirror": true, "zeroline": false, "matches": "x", "title": {"text": "Chunk"}}, "yaxis3": {"anchor": "x3", "domain": [0.0, 0.2222], "linecolor": "#3b0280", "showgrid": false, "title": {"text": "F1"}, "mirror": true, "zeroline": false}, "annotations": [{"font": {"size": 16}, "showarrow": false, "text": "Estimated <b>ROC AUC</b>", "x": 0.5, "xanchor": "center", "xref": "paper", "y": 1.0, "yanchor": "bottom", "yref": "paper"}, {"font": {"size": 16}, "showarrow": false, "text": "Estimated <b>Accuracy</b>", "x": 0.5, "xanchor": "center", "xref": "paper", "y": 0.6111, "yanchor": "bottom", "yref": "paper"}, {"font": {"size": 16}, "showarrow": false, "text": "Estimated <b>F1</b>", "x": 0.5, "xanchor": "center", "xref": "paper", "y": 0.2222, "yanchor": "bottom", "yref": "paper"}, {"showarrow": false, "text": "Reference", "x": 4.0, "xref": "x", "xshift": 10, "y": 1.01, "yref": "y domain"}, {"showarrow": false, "text": "Analysis", "x": 17.0, "xref": "x", "xshift": 15, "y": 1.01, "yref": "y domain"}, {"showarrow": false, "text": "Reference", "x": 4.0, "xref": "x2", "xshift": 10, "y": 1.01, "yref": "y2 domain"}, {"showarrow": false, "text": "Analysis", "x": 17.0, "xref": "x2", "xshift": 15, "y": 1.01, "yref": "y2 domain"}, {"showarrow": false, "text": "Reference", "x": 4.0, "xref": "x3", "xshift": 10, "y": 1.01, "yref": "y3 domain"}, {"showarrow": false, "text": "Analysis", "x": 17.0, "xref": "x3", "xshift": 15, "y": 1.01, "yref": "y3 domain"}], "shapes": [{"layer": "below", "line": {"color": "#666666", "width": 1}, "type": "line", "x0": 9, "x1": 9, "xref": "x", "y0": 0, "y1": 1, "yref": "y domain"}, {"layer": "below", "line": {"color": "#666666", "width": 1}, "type": "line", "x0": 9, "x1": 9, "xref": "x", "y0": 0, "y1": 1, "yref": "y domain"}, {"layer": "below", "line": {"color": "#666666", "width": 1}, "type": "line", "x0": 9, "x1": 9, "xref": "x2", "y0": 0, "y1": 1, "yref": "y2 domain"}, {"layer": "below", "line": {"color": "#666666", "width": 1}, "type": "line", "x0": 9, "x1": 9, "xref": "x", "y0": 0, "y1": 1, "yref": "y domain"}, {"layer": "below", "line": {"color": "#666666", "width": 1}, "type": "line", "x0": 9, "x1": 9, "xref": "x2", "y0": 0, "y1": 1, "yref": "y2 domain"}, {"layer": "below", "line": {"color": "#666666", "width": 1}, "type": "line", "x0": 9, "x1": 9, "xref": "x3", "y0": 0, "y1": 1, "yref": "y3 domain"}]}}
